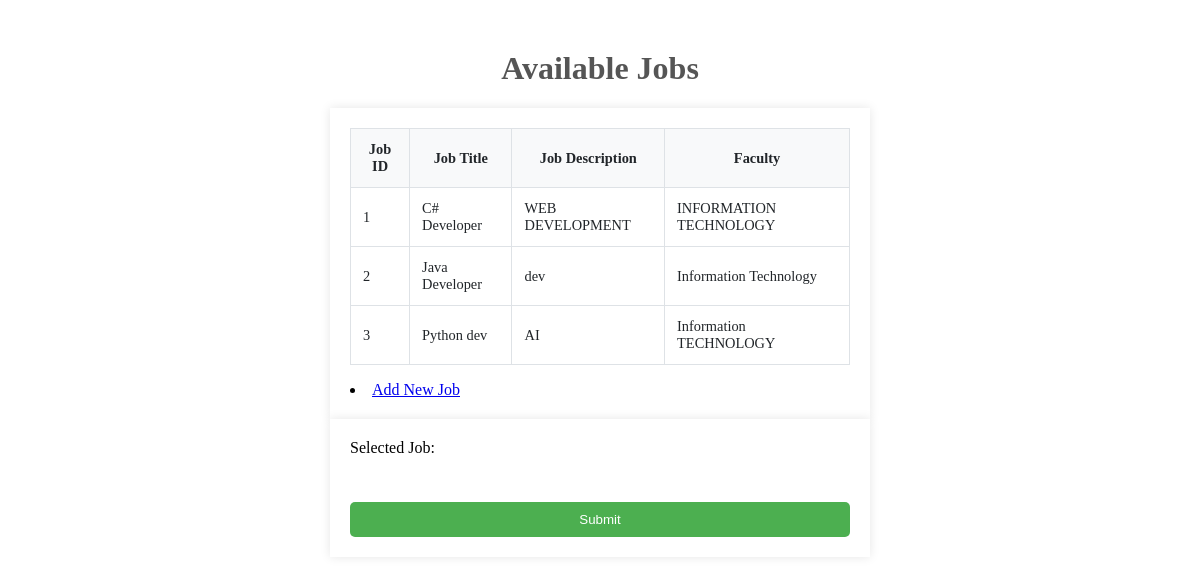
The page /selectedFile on the database its author committed.
### tables this page shows
CREATE TABLE jobs (JobId INTEGER PRIMARY KEY, Job_Title TEXT, Job_Description TEXT, Faculty TEXT);

### LoginSystemNew.py (the view)
@myapp.route('/selectedFile')
def index():
    conn = sqlite3.connect('Login.db')
    cursor = conn.cursor()
    cursor.execute('SELECT JobId, Job_Title, Job_Description, Faculty FROM jobs')
    jobs = cursor.fetchall()
    conn.close()
    return render_template('selectedFile.html', jobs=jobs)

### Templates/selectedFile.html (shortened to what this page needs)
<!DOCTYPE html>
<html>
  <head>
  </head>
  <body>
    <h1>Available Jobs</h1>
    <form>
      <table>
        <thead>
          <tr>
            <th>Job ID</th>
            <th>Job Title</th>
            <th>Job Description</th>
            <th>Faculty</th>
          </tr>
        </thead>
        <tbody>
          {% for job in jobs %}
          <tr>
            <td>{{ job[0] }}</td>
            <td>{{ job[1] }}</td>
            <td>{{ job[2] }}</td>
            <td>{{ job[3] }}</td>
          </tr>
          {% endfor %}
        </tbody>
      </table>
      <li><a href="/addjob">Add New Job</a></li>
    </form>
    <form method="POST" action="{{ url_for('select_job') }}">
      <label for="selected_job">Selected Job:</label>
      <input type="text" id="selected_job" name="selected_job">
      <input type="submit" value="Submit">
    </form>
  </body>
</html>

### Templates/selectedFile.html (style rules this page uses)
table { border-collapse: collapse; width: 100%; margin-bottom: 1rem; font-size: 0.9rem; background-color: #fff; color: #212529; }
th { font-weight: 600; background-color: #f8f9fa; border: 1px solid #dee2e6; padding: 0.75rem; vertical-align: middle; }
h1 { text-align: center; margin-top: 50px; color: #555; }
form { max-width: 500px; margin: 0 auto; padding: 20px; background-color: #fff; box-shadow: 0 0 10px rgba(0, 0, 0, 0.1); }
tr { border: 1px solid #dee2e6; }
td { border: 1px solid #dee2e6; padding: 0.75rem; vertical-align: middle; }
label { margin-bottom: 5px; }
input[type="text"], textarea { padding: 10px; margin-bottom: 10px; border-radius: 5px; border: none; width: 100%; }
input[type="submit"] { background-color: #4caf50; color: white; border: none; padding: 10px; border-radius: 5px; cursor: pointer; width: 100%; }

### rows shown on the page
jobs: JobId "1", Job_Title "C# Developer", Job_Description "WEB DEVELOPMENT", Faculty "INFORMATION TECHNOLOGY"
jobs: JobId "2", Job_Title "Java Developer", Job_Description "dev", Faculty "Information Technology"
jobs: JobId "3", Job_Title "Python dev", Job_Description "AI", Faculty "Information TECHNOLOGY"
